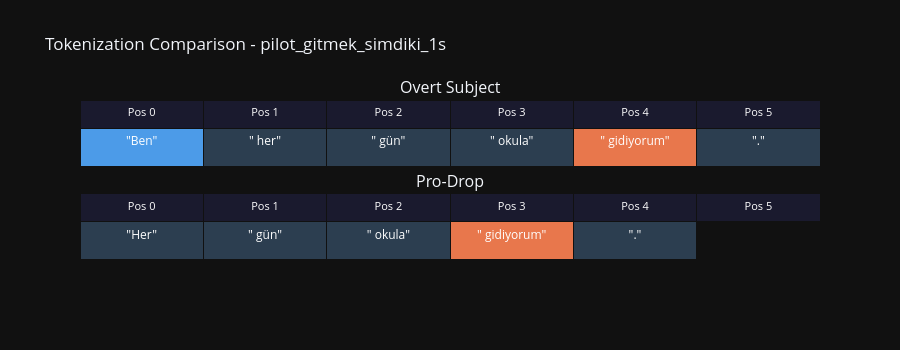

Notebook code cell kept with this figure:
### Markdown cell above
## 5. Visual Checks

### Code cell
example_pair, example_overt, example_prodrop = comparison_examples[0]

fig = viz.plot_tokenization_comparison(example_overt, example_prodrop, example_pair.id)
fig.show()

### Figure 1 — Plotly figure (JSON) as saved in the notebook; plotly's stock layout.template omitted (floating-point values rounded to 4 significant figures)
{"data": [{"cells": {"align": "center", "fill": {"color": [["#4C9BE8"], ["#2C3E50"], ["#2C3E50"], ["#2C3E50"], ["#E8774C"], ["#2C3E50"]]}, "font": {"color": "white", "size": 12}, "height": 38, "values": [["\"Ben\""], ["\" her\""], ["\" gün\""], ["\" okula\""], ["\" gidiyorum\""], ["\".\""]]}, "domain": {"x": [0, 1], "y": [0.55, 1]}, "header": {"fill": {"color": "#1a1a2e"}, "font": {"color": "white", "size": 11}, "values": ["Pos 0", "Pos 1", "Pos 2", "Pos 3", "Pos 4", "Pos 5"]}, "type": "table"}, {"cells": {"align": "center", "fill": {"color": [["#2C3E50"], ["#2C3E50"], ["#2C3E50"], ["#E8774C"], ["#2C3E50"], ["rgba(0,0,0,0)"]]}, "font": {"color": "white", "size": 12}, "height": 38, "values": [["\"Her\""], ["\" gün\""], ["\" okula\""], ["\" gidiyorum\""], ["\".\""], [""]]}, "domain": {"x": [0, 1], "y": [0, 0.45]}, "header": {"fill": {"color": "#1a1a2e"}, "font": {"color": "white", "size": 11}, "values": ["Pos 0", "Pos 1", "Pos 2", "Pos 3", "Pos 4", "Pos 5"]}, "type": "table"}], "layout": {"annotations": [{"font": {"size": 16}, "showarrow": false, "text": "Overt Subject", "x": 0.5, "xanchor": "center", "xref": "paper", "y": 1, "yanchor": "bottom", "yref": "paper"}, {"font": {"size": 16}, "showarrow": false, "text": "Pro-Drop", "x": 0.5, "xanchor": "center", "xref": "paper", "y": 0.45, "yanchor": "bottom", "yref": "paper"}], "height": 350, "showlegend": false, "title": {"text": "Tokenization Comparison - pilot_gitmek_simdiki_1s"}}}
